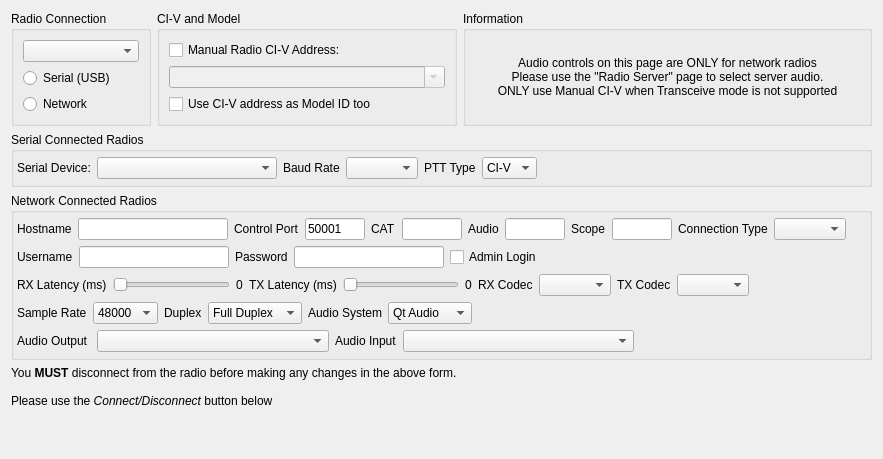
       <widget class="QWidget" name="radioAccess">
        <layout class="QVBoxLayout" name="verticalLayout_21">
         <item>
          <layout class="QHBoxLayout" name="horizontalLayout_4">
           <item>
            <widget class="QGroupBox" name="groupConnection">
             <property name="minimumSize">
              <size>
               <width>140</width>
               <height>0</height>
              </size>
             </property>
             <property name="title">
              <string>Radio Connection</string>
             </property>
             <layout class="QVBoxLayout" name="verticalLayout_5">
              <item>
               <widget class="QComboBox" name="manufacturerCombo">
                <property name="accessibleName">
                 <string>Radio Brand Select</string>
                </property>
               </widget>
              </item>
              <item>
               <widget class="QRadioButton" name="serialEnableBtn">
                <property name="accessibleName">
                 <string>Serial Port (USB)</string>
                </property>
                <property name="text">
                 <string>Serial (USB)</string>
                </property>
               </widget>
              </item>
              <item>
               <widget class="QRadioButton" name="lanEnableBtn">
                <property name="accessibleName">
                 <string>Network</string>
                </property>
                <property name="text">
                 <string>Network</string>
                </property>
               </widget>
              </item>
             </layout>
            </widget>
           </item>
           <item>
            <widget class="QGroupBox" name="groupBox_8">
             <property name="minimumSize">
              <size>
               <width>300</width>
               <height>0</height>
              </size>
             </property>
             <property name="maximumSize">
              <size>
               <width>300</width>
               <height>16777215</height>
              </size>
             </property>
             <property name="title">
              <string>CI-V and Model</string>
             </property>
             <layout class="QGridLayout" name="gridLayout">
              <item row="0" column="0">
               <widget class="QCheckBox" name="rigCIVManualAddrChk">
                <property name="toolTip">
                 <string>&lt;html&gt;&lt;head/&gt;&lt;body&gt;&lt;p&gt;If you are using an older (year 2010) radio, you may need to enable this option to manually specify the CI-V address. This option is also useful for radios that do not have CI-V Transceive enabled and thus will not answer our broadcast query for connected rigs on the CI-V bus.&lt;/p&gt;&lt;p&gt;If you have a modern radio with CI-V Transceive enabled, you should not need to check this box. &lt;/p&gt;&lt;p&gt;You will need to Save Settings and re-launch wfview for this to take effect. &lt;/p&gt;&lt;/body&gt;&lt;/html&gt;</string>
                </property>
                <property name="accessibleName">
                 <string>Manual CI-V address Checkbox</string>
                </property>
                <property name="text">
                 <string>Manual Radio CI-V Address:</string>
                </property>
               </widget>
              </item>
              <item row="2" column="0">
               <widget class="QCheckBox" name="useCIVasRigIDChk">
                <property name="toolTip">
                 <string>&lt;html&gt;&lt;head/&gt;&lt;body&gt;&lt;p&gt;Only check for older radios!&lt;/p&gt;&lt;p&gt;This checkbox forces wfview to trust that the CI-V address is also the model number of the radio. This is only useful for older radios that do not reply to our Rig ID requests (0x19 0x00). Do not check this box unless you have an older radio. &lt;/p&gt;&lt;/body&gt;&lt;/html&gt;</string>
                </property>
                <property name="accessibleName">
                 <string>Use CI-V address as Model ID checkbox</string>
                </property>
                <property name="text">
                 <string>Use CI-V address as Model ID too</string>
                </property>
               </widget>
              </item>
              <item row="1" column="0">
               <widget class="QComboBox" name="rigCIVaddrCombo">
                <property name="enabled">
                 <bool>false</bool>
                </property>
                <property name="minimumSize">
                 <size>
                  <width>170</width>
                  <height>0</height>
                 </size>
                </property>
                <property name="editable">
                 <bool>true</bool>
                </property>
                <property name="toolTip">
                 <string>&lt;html&gt;&lt;head/&gt;&lt;body&gt;&lt;p&gt;Select your radio model, or type the CI-V address in hexadecimal (no prefix), just as the radio presents the address in the menu.&lt;/p&gt;&lt;p&gt;This setting is typically needed for older radios and for radios that do not have CI-V Transceive enabled.&lt;/p&gt;&lt;/body&gt;&lt;/html&gt;</string>
                </property>
                <property name="accessibleName">
                 <string>Manual CI-V Selector</string>
                </property>
               </widget>
              </item>
             </layout>
            </widget>
           </item>
           <item>
            <widget class="QGroupBox" name="groupBox_11">
             <property name="sizePolicy">
              <sizepolicy hsizetype="Expanding" vsizetype="Preferred">
               <horstretch>0</horstretch>
               <verstretch>0</verstretch>
              </sizepolicy>
             </property>
             <property name="title">
              <string>Information</string>
             </property>
             <property name="checkable">
              <bool>false</bool>
             </property>
             <layout class="QVBoxLayout" name="verticalLayout_19">
              <item>
               <layout class="QVBoxLayout" name="verticalLayout_22">
                <item>
                 <widget class="QLabel" name="label_53">
                  <property name="text">
                   <string>Audio controls on this page are ONLY for network radios
Please use the &quot;Radio Server&quot; page to select server audio.
ONLY use Manual CI-V when Transceive mode is not supported</string>
                  </property>
                  <property name="alignment">
                   <set>Qt::AlignCenter</set>
                  </property>
                 </widget>
                </item>
               </layout>
              </item>
             </layout>
            </widget>
           </item>
          </layout>
         </item>
         <item>
          <layout class="QHBoxLayout" name="horizontalLayout_5">
           <property name="topMargin">
            <number>0</number>
           </property>
           <item>
            <widget class="QGroupBox" name="groupSerial">
             <property name="enabled">
              <bool>true</bool>
             </property>
             <property name="title">
              <string>Serial Connected Radios</string>
             </property>
             <layout class="QHBoxLayout" name="serialConnectedRadioLayout">
              <property name="leftMargin">
               <number>3</number>
              </property>
              <property name="topMargin">
               <number>5</number>
              </property>
              <property name="rightMargin">
               <number>3</number>
              </property>
              <property name="bottomMargin">
               <number>5</number>
              </property>
              <item>
               <widget class="QLabel" name="label_4">
                <property name="text">
                 <string>Serial Device:</string>
                </property>
               </widget>
              </item>
              <item>
               <widget class="QComboBox" name="serialDeviceListCombo">
                <property name="minimumSize">
                 <size>
                  <width>180</width>
                  <height>0</height>
                 </size>
                </property>
                <property name="maximumSize">
                 <size>
                  <width>180</width>
                  <height>16777215</height>
                 </size>
                </property>
                <property name="accessibleName">
                 <string>Serial (USB) Port Selection Combo</string>
                </property>
               </widget>
              </item>
              <item>
               <widget class="QLabel" name="label_5">
                <property name="text">
                 <string>Baud Rate</string>
                </property>
               </widget>
              </item>
              <item>
               <widget class="QComboBox" name="baudRateCombo">
                <property name="maximumSize">
                 <size>
                  <width>120</width>
                  <height>16777215</height>
                 </size>
                </property>
                <property name="accessibleName">
                 <string>Serial Baud Rate Combo</string>
                </property>
               </widget>
              </item>
              <item>
               <widget class="QLabel" name="pttTypeLabel">
                <property name="text">
                 <string>PTT Type</string>
                </property>
               </widget>
              </item>
              <item>
               <widget class="QComboBox" name="pttTypeCombo">
                <property name="accessibleName">
                 <string>PTT Type Combo</string>
                </property>
                <item>
                 <property name="text">
                  <string>CI-V</string>
                 </property>
                </item>
                <item>
                 <property name="text">
                  <string>RTS</string>
                 </property>
                </item>
                <item>
                 <property name="text">
                  <string>DTR</string>
                 </property>
                </item>
               </widget>
              </item>
              <item>
               <spacer name="horizontalSpacer_4">
                <property name="orientation">
                 <enum>Qt::Horizontal</enum>
                </property>
                <property name="sizeHint" stdset="0">
                 <size>
                  <width>20</width>
                  <height>20</height>
                 </size>
                </property>
               </spacer>
              </item>
             </layout>
            </widget>
           </item>
          </layout>
         </item>
         <item>
          <layout class="QHBoxLayout" name="horizontalLayout_7">
           <property name="leftMargin">
            <number>0</number>
           </property>
           <property name="topMargin">
            <number>0</number>
           </property>
           <property name="rightMargin">
            <number>0</number>
           </property>
           <item>
            <widget class="QGroupBox" name="groupNetwork">
             <property name="title">
              <string>Network Connected Radios</string>
             </property>
             <layout class="QVBoxLayout" name="networkConnectedRadioLayout">
              <property name="spacing">
               <number>6</number>
              </property>
              <property name="leftMargin">
               <number>3</number>
              </property>
              <property name="topMargin">
               <number>5</number>
              </property>
              <property name="rightMargin">
               <number>3</number>
              </property>
              <property name="bottomMargin">
               <number>5</number>
              </property>
              <item>
               <layout class="QHBoxLayout" name="horizontalLayout_13">
                <property name="leftMargin">
                 <number>0</number>
                </property>
                <property name="topMargin">
                 <number>0</number>
                </property>
                <property name="rightMargin">
                 <number>0</number>
                </property>
                <item>
                 <widget class="QLabel" name="label_6">
                  <property name="text">
                   <string>Hostname</string>
                  </property>
                 </widget>
                </item>
                <item>
                 <widget class="AndroidLineEdit" name="ipAddressTxt">
                  <property name="minimumSize">
                   <size>
                    <width>150</width>
                    <height>0</height>
                   </size>
                  </property>
                  <property name="maximumSize">
                   <size>
                    <width>150</width>
                    <height>16777215</height>
                   </size>
                  </property>
                  <property name="accessibleName">
                   <string>Hostname Textbox</string>
                  </property>
                 </widget>
                </item>
                <item>
                 <widget class="QLabel" name="controlPortLabel">
                  <property name="text">
                   <string>Control Port</string>
                  </property>
                 </widget>
                </item>
                <item>
                 <widget class="AndroidLineEdit" name="controlPortTxt">
                  <property name="maximumSize">
                   <size>
                    <width>60</width>
                    <height>16777215</height>
                   </size>
                  </property>
                  <property name="accessibleName">
                   <string>Control Port Textbox</string>
                  </property>
                  <property name="text">
                   <string>50001</string>
                  </property>
                 </widget>
                </item>
                <item>
                 <widget class="QLabel" name="catPortLabel">
                  <property name="text">
                   <string>CAT</string>
                  </property>
                 </widget>
                </item>
                <item>
                 <widget class="AndroidLineEdit" name="catPortTxt">
                  <property name="minimumSize">
                   <size>
                    <width>0</width>
                    <height>0</height>
                   </size>
                  </property>
                  <property name="maximumSize">
                   <size>
                    <width>60</width>
                    <height>16777215</height>
                   </size>
                  </property>
                 </widget>
                </item>
                <item>
                 <widget class="QLabel" name="audioPortLabel">
                  <property name="text">
                   <string>Audio</string>
                  </property>
                 </widget>
                </item>
                <item>
                 <widget class="AndroidLineEdit" name="audioPortTxt">
                  <property name="maximumSize">
                   <size>
                    <width>60</width>
                    <height>16777215</height>
                   </size>
                  </property>
                 </widget>
                </item>
                <item>
                 <widget class="QLabel" name="scopePortLabel">
                  <property name="text">
                   <string>Scope</string>
                  </property>
                 </widget>
                </item>
                <item>
                 <widget class="AndroidLineEdit" name="scopePortTxt">
                  <property name="maximumSize">
                   <size>
                    <width>60</width>
                    <height>16777215</height>
                   </size>
                  </property>
                 </widget>
                </item>
                <item>
                 <widget class="QLabel" name="label_21">
                  <property name="text">
                   <string>Connection Type</string>
                  </property>
                 </widget>
                </item>
                <item>
                 <widget class="QComboBox" name="networkConnectionTypeCombo">
                  <property name="accessibleName">
                   <string>Connection Type Combo</string>
                  </property>
                 </widget>
                </item>
                <item>
                 <spacer name="horizontalSpacer_6">
                  <property name="orientation">
                   <enum>Qt::Horizontal</enum>
                  </property>
                  <property name="sizeHint" stdset="0">
                   <size>
                    <width>20</width>
                    <height>20</height>
                   </size>
                  </property>
                 </spacer>
                </item>
               </layout>
              </item>
              <item>
               <layout class="QHBoxLayout" name="horizontalLayout_14">
                <property name="leftMargin">
                 <number>0</number>
                </property>
                <property name="topMargin">
                 <number>0</number>
                </property>
                <property name="rightMargin">
                 <number>0</number>
                </property>
                <item>
                 <widget class="QLabel" name="label_14">
                  <property name="text">
                   <string>Username</string>
                  </property>
                 </widget>
                </item>
                <item>
                 <widget class="AndroidLineEdit" name="usernameTxt">
                  <property name="minimumSize">
                   <size>
                    <width>150</width>
                    <height>0</height>
                   </size>
                  </property>
                  <property name="maximumSize">
                   <size>
                    <width>150</width>
                    <height>16777215</height>
                   </size>
                  </property>
                  <property name="accessibleName">
                   <string>Username Textbox</string>
                  </property>
                 </widget>
                </item>
                <item>
                 <widget class="QLabel" name="label_13">
                  <property name="text">
                   <string>Password</string>
                  </property>
                 </widget>
                </item>
                <item>
                 <widget class="AndroidLineEdit" name="passwordTxt">
                  <property name="minimumSize">
                   <size>
                    <width>150</width>
                    <height>0</height>
                   </size>
                  </property>
                  <property name="maximumSize">
                   <size>
                    <width>150</width>
                    <height>16777215</height>
                   </size>
                  </property>
                  <property name="accessibleName">
                   <string>Password Textbox</string>
                  </property>
                  <property name="echoMode">
                   <enum>QLineEdit::PasswordEchoOnEdit</enum>
                  </property>
                 </widget>
                </item>
                <item>
                 <widget class="QCheckBox" name="adminLoginChk">
                  <property name="accessibleName">
                   <string>Admin Login Checkbox</string>
                  </property>
                  <property name="accessibleDescription">
                   <string>Check this box if you are using the admin login (Kenwood radios only)</string>
                  </property>
                  <property name="text">
                   <string>Admin Login</string>
                  </property>
                 </widget>
                </item>
                <item>
                 <spacer name="horizontalSpacer_7">
                  <property name="orientation">
                   <enum>Qt::Horizontal</enum>
                  </property>
                  <property name="sizeHint" stdset="0">
                   <size>
                    <width>20</width>
                    <height>20</height>
                   </size>
                  </property>
                 </spacer>
                </item>
               </layout>
              </item>
              <item>
               <layout class="QHBoxLayout" name="horizontalLayout_18">
                <item>
                 <widget class="QLabel" name="label_16">
                  <property name="text">
                   <string>RX Latency (ms)</string>
                  </property>
                 </widget>
                </item>
                <item>
                 <widget class="QSlider" name="rxLatencySlider">
                  <property name="minimumSize">
                   <size>
                    <width>0</width>
                    <height>0</height>
                   </size>
                  </property>
                  <property name="accessibleName">
                   <string>RX Latency Buffer Size</string>
                  </property>
                  <property name="minimum">
                   <number>30</number>
                  </property>
                  <property name="maximum">
                   <number>1000</number>
                  </property>
                  <property name="orientation">
                   <enum>Qt::Horizontal</enum>
                  </property>
                 </widget>
                </item>
                <item>
                 <widget class="QLabel" name="rxLatencyValue">
                  <property name="text">
                   <string>0</string>
                  </property>
                 </widget>
                </item>
                <item>
                 <widget class="QLabel" name="label_24">
                  <property name="text">
                   <string>TX Latency (ms)</string>
                  </property>
                 </widget>
                </item>
                <item>
                 <widget class="QSlider" name="txLatencySlider">
                  <property name="accessibleName">
                   <string>TX Latency Buffer Size</string>
                  </property>
                  <property name="minimum">
                   <number>30</number>
                  </property>
                  <property name="maximum">
                   <number>1000</number>
                  </property>
                  <property name="orientation">
                   <enum>Qt::Horizontal</enum>
                  </property>
                 </widget>
                </item>
                <item>
                 <widget class="QLabel" name="txLatencyValue">
                  <property name="text">
                   <string>0</string>
                  </property>
                 </widget>
                </item>
                <item>
                 <widget class="QLabel" name="label_19">
                  <property name="text">
                   <string>RX Codec</string>
                  </property>
                 </widget>
                </item>
                <item>
                 <widget class="QComboBox" name="audioRXCodecCombo">
                  <property name="accessibleName">
                   <string>Receive Audio Codec Selector</string>
                  </property>
                 </widget>
                </item>
                <item>
                 <widget class="QLabel" name="label_20">
                  <property name="text">
                   <string>TX Codec</string>
                  </property>
                 </widget>
                </item>
                <item>
                 <widget class="QComboBox" name="audioTXCodecCombo">
                  <property name="accessibleName">
                   <string>Transmit Audio Codec Selector</string>
                  </property>
                 </widget>
                </item>
                <item>
                 <spacer name="horizontalSpacer_13">
                  <property name="orientation">
                   <enum>Qt::Horizontal</enum>
                  </property>
                  <property name="sizeHint" stdset="0">
                   <size>
                    <width>20</width>
                    <height>20</height>
                   </size>
                  </property>
                 </spacer>
                </item>
               </layout>
              </item>
              <item>
               <layout class="QHBoxLayout" name="horizontalLayout_17">
                <item>
                 <widget class="QLabel" name="label_17">
                  <property name="text">
                   <string>Sample Rate</string>
                  </property>
                 </widget>
                </item>
                <item>
                 <widget class="QComboBox" name="audioSampleRateCombo">
                  <property name="accessibleName">
                   <string>Audio Sample Rate Selector</string>
                  </property>
                  <item>
                   <property name="text">
                    <string>48000</string>
                   </property>
                  </item>
                  <item>
                   <property name="text">
                    <string>24000</string>
                   </property>
                  </item>
                  <item>
                   <property name="text">
                    <string>16000</string>
                   </property>
                  </item>
                  <item>
                   <property name="text">
                    <string>8000</string>
                   </property>
                  </item>
                 </widget>
                </item>
                <item>
                 <widget class="QLabel" name="label_51">
                  <property name="text">
                   <string>Duplex</string>
                  </property>
                 </widget>
                </item>
                <item>
                 <widget class="QComboBox" name="audioDuplexCombo">
                  <property name="accessibleName">
                   <string>Full or Half Duplex Combo</string>
                  </property>
                  <item>
                   <property name="text">
                    <string>Full Duplex</string>
                   </property>
                  </item>
                  <item>
                   <property name="text">
                    <string>Half Duplex</string>
                   </property>
                  </item>
                 </widget>
                </item>
                <item>
                 <widget class="QLabel" name="label_40">
                  <property name="text">
                   <string>Audio System</string>
                  </property>
                 </widget>
                </item>
                <item>
                 <widget class="QComboBox" name="audioSystemCombo">
                  <property name="accessibleName">
                   <string>Audio System Selection Combo</string>
                  </property>
                  <item>
                   <property name="text">
                    <string>Qt Audio</string>
                   </property>
                  </item>
                  <item>
                   <property name="text">
                    <string>PortAudio</string>
                   </property>
                  </item>
                  <item>
                   <property name="text">
                    <string>RT Audio</string>
                   </property>
                  </item>
                  <item>
                   <property name="text">
                    <string>TCI Audio</string>
                   </property>
                  </item>
                 </widget>
                </item>
                <item>
                 <spacer name="horizontalSpacer_31">
                  <property name="orientation">
                   <enum>Qt::Horizontal</enum>
                  </property>
                  <property name="sizeHint" stdset="0">
                   <size>
                    <width>20</width>
                    <height>20</height>
                   </size>
                  </property>
                 </spacer>
                </item>
               </layout>
              </item>
              <item>
               <layout class="QHBoxLayout" name="horizontalLayout_47">
                <item>
                 <widget class="QLabel" name="label_15">
                  <property name="text">
                   <string>Audio Output </string>
                  </property>
                 </widget>
                </item>
                <item>
                 <widget class="QComboBox" name="audioOutputCombo">
                  <property name="sizePolicy">
                   <sizepolicy hsizetype="Expanding" vsizetype="Fixed">
                    <horstretch>0</horstretch>
                    <verstretch>0</verstretch>
                   </sizepolicy>
                  </property>
                  <property name="accessibleName">
                   <string>Audio Output Selector</string>
                  </property>
                 </widget>
                </item>
                <item>
                 <widget class="QLabel" name="label_18">
                  <property name="text">
                   <string>Audio Input</string>
                  </property>
                 </widget>
                </item>
                <item>
                 <widget class="QComboBox" name="audioInputCombo">
                  <property name="sizePolicy">
                   <sizepolicy hsizetype="Expanding" vsizetype="Fixed">
                    <horstretch>0</horstretch>
                    <verstretch>0</verstretch>
                   </sizepolicy>
                  </property>
                  <property name="accessibleName">
                   <string>Audio Input Selector</string>
                  </property>
                 </widget>
                </item>
                <item>
                 <spacer name="horizontalSpacer_37">
                  <property name="orientation">
                   <enum>Qt::Horizontal</enum>
                  </property>
                  <property name="sizeHint" stdset="0">
                   <size>
                    <width>20</width>
                    <height>20</height>
                   </size>
                  </property>
                 </spacer>
                </item>
               </layout>
              </item>
             </layout>
            </widget>
           </item>
          </layout>
         </item>
         <item>
          <widget class="QLabel" name="radioDisconnectLabel">
           <property name="text">
            <string>&lt;html&gt;&lt;head/&gt;&lt;body&gt;&lt;p&gt;You &lt;span style=&quot; font-weight:700;&quot;&gt;MUST&lt;/span&gt; disconnect from the radio before making any changes in the above form.&lt;br/&gt;&lt;br/&gt;Please use the &lt;span style=&quot; font-style:italic;&quot;&gt;Connect/Disconnect &lt;/span&gt;button below&lt;/p&gt;&lt;/body&gt;&lt;/html&gt;</string>
           </property>
          </widget>
         </item>
         <item>
          <layout class="QVBoxLayout" name="verticalLayout_3"/>
         </item>
         <item>
          <spacer name="verticalSpacer">
           <property name="orientation">
            <enum>Qt::Vertical</enum>
           </property>
           <property name="sizeHint" stdset="0">
            <size>
             <width>20</width>
             <height>40</height>
            </size>
           </property>
          </spacer>
         </item>
        </layout>
       </widget>
